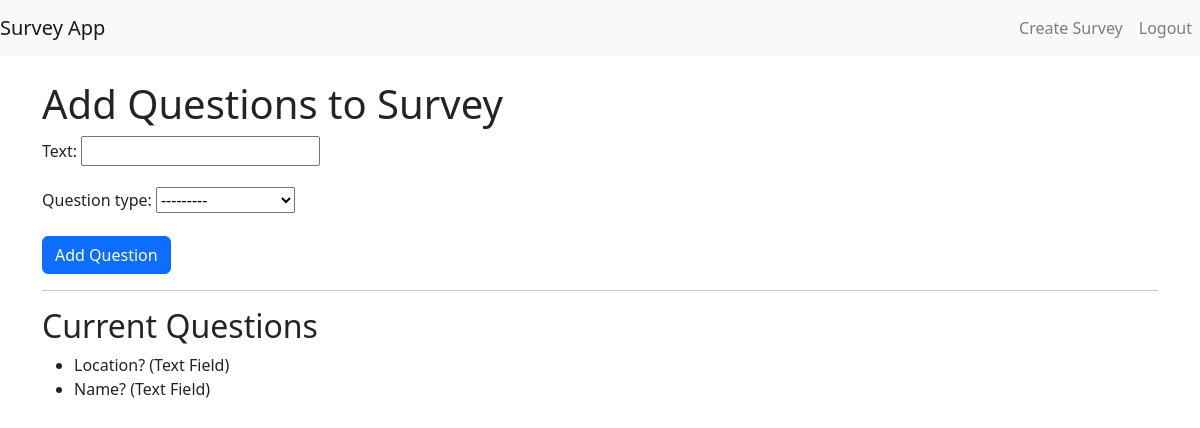
The page /survey/add_questions/2/ (signed in) on the database its author committed.
### survey_app/models.py (models this page shows, shortened)
class Question(models.Model):
    survey = models.ForeignKey(Survey, on_delete=models.CASCADE, related_name='questions')
    text = models.CharField(max_length=300)
    QUESTION_TYPES = [
        ('MC', 'Multiple Choice'),
        ('TF', 'Text Field'),
    ]
    question_type = models.CharField(max_length=2, choices=QUESTION_TYPES)

### survey_app/views.py (the view)
# urls.py: path('add_questions/<int:survey_id>/', views.add_questions, name='add_questions'),
@login_required
def add_questions(request, survey_id):
    survey = get_object_or_404(Survey, id=survey_id)
    if request.method == "POST":
        question_form = QuestionForm(request.POST)
        if question_form.is_valid():
            question = question_form.save(commit=False)
            question.survey = survey
            question.save()
            if question.question_type == 'MC':
                return redirect('add_choices', question_id=question.id)
            else:
                return redirect('add_questions', survey_id=survey.id)
    else:
        question_form = QuestionForm()
    return render(request, 'survey_app/add_questions.html', {'survey': survey, 'question_form': question_form})

### survey_app/forms.py
class QuestionForm(forms.ModelForm):
    class Meta:
        model = Question
        fields = ['text', 'question_type']

### survey_app/templates/survey_app/add_questions.html (shortened to what this page needs)
{% extends "survey_app/base.html" %}
{% block content %}
    <h1>Add Questions to Survey</h1>
    <form method="post">
        {{ question_form.as_p }}
        <button type="submit" class="btn btn-primary">Add Question</button>
    </form>
    <hr>
    <h2>Current Questions</h2>
    <ul>
        {% for question in survey.questions.all %}
            <li>{{ question.text }} ({{ question.get_question_type_display }})</li>
        {% endfor %}
    </ul>
{% endblock %}

### rows shown on the page
Question: text "Location?", question_type "Text Field"
Question: text "Name?", question_type "Text Field"
